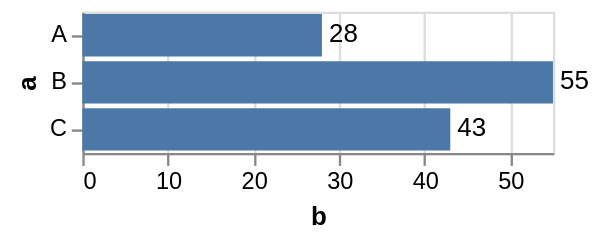

The Vega-Lite source for this figure:
### Vega specification from a JSON file in a GitHub repository (floating-point values rounded to 4 significant figures)
{"$schema": "https://vega.github.io/schema/vega/v5.json", "background": "white", "padding": 5, "width": 200, "style": "cell", "data": [{"name": "source_0", "values": [{"a": "A", "b": 28}, {"a": "B", "b": 55}, {"a": "C", "b": 43}]}, {"name": "data_0", "source": "source_0", "transform": [{"type": "filter", "expr": "isValid(datum[\"b\"]) && isFinite(+datum[\"b\"])"}]}], "signals": [{"name": "y_step", "value": 20}, {"name": "height", "update": "bandspace(domain('y').length, 0.1, 0.05) * y_step"}], "marks": [{"name": "layer_0_marks", "type": "rect", "style": ["bar"], "from": {"data": "data_0"}, "encode": {"update": {"fill": {"value": "#4c78a8"}, "x": {"scale": "x", "field": "b"}, "x2": {"scale": "x", "value": 0}, "y": {"scale": "y", "field": "a"}, "height": {"scale": "y", "band": true}}}}, {"name": "layer_1_marks", "type": "text", "style": ["text", "label"], "from": {"data": "data_0"}, "encode": {"update": {"fill": {"value": "black"}, "x": {"scale": "x", "field": "b"}, "y": {"scale": "y", "field": "a", "band": 0.5}, "text": {"signal": "format(datum[\"b\"], \"\")"}}}}], "scales": [{"name": "x", "type": "linear", "domain": {"data": "data_0", "field": "b"}, "range": [0, {"signal": "width"}], "nice": true, "zero": true}, {"name": "y", "type": "band", "domain": {"data": "data_0", "field": "a", "sort": true}, "range": {"step": {"signal": "y_step"}}, "paddingInner": 0.1, "paddingOuter": 0.05}], "axes": [{"scale": "x", "orient": "bottom", "gridScale": "y", "grid": true, "tickCount": {"signal": "ceil(width/40)"}, "domain": false, "labels": false, "maxExtent": 0, "minExtent": 0, "ticks": false, "zindex": 0}, {"scale": "x", "orient": "bottom", "grid": false, "title": "b", "labelFlush": true, "labelOverlap": true, "tickCount": {"signal": "ceil(width/40)"}, "zindex": 0}, {"scale": "y", "orient": "left", "grid": false, "title": "a", "labelOverlap": true, "zindex": 0}], "config": {"style": {"label": {"align": "left", "baseline": "middle", "dx": 3}}}}
